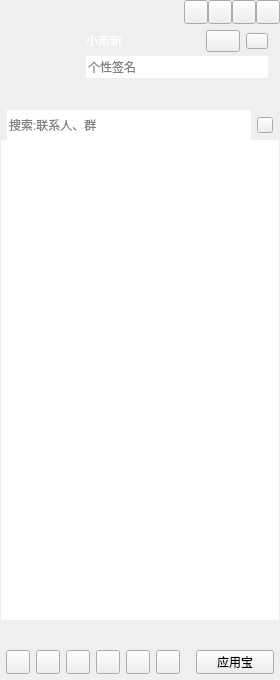
<?xml version="1.0" encoding="UTF-8"?>
<ui version="4.0">
 <class>CCMainWindowClass</class>
 <widget class="QWidget" name="CCMainWindowClass">
  <property name="geometry">
   <rect>
    <x>0</x>
    <y>0</y>
    <width>280</width>
    <height>680</height>
   </rect>
  </property>
  <property name="minimumSize">
   <size>
    <width>280</width>
    <height>680</height>
   </size>
  </property>
  <property name="maximumSize">
   <size>
    <width>280</width>
    <height>680</height>
   </size>
  </property>
  <property name="windowTitle">
   <string>CCMainWindow</string>
  </property>
  <layout class="QVBoxLayout" name="verticalLayout_6">
   <property name="spacing">
    <number>0</number>
   </property>
   <property name="leftMargin">
    <number>0</number>
   </property>
   <property name="topMargin">
    <number>0</number>
   </property>
   <property name="rightMargin">
    <number>0</number>
   </property>
   <property name="bottomMargin">
    <number>0</number>
   </property>
   <item>
    <widget class="QWidget" name="titleWidget" native="true">
     <property name="sizePolicy">
      <sizepolicy hsizetype="Expanding" vsizetype="Preferred">
       <horstretch>0</horstretch>
       <verstretch>0</verstretch>
      </sizepolicy>
     </property>
     <property name="titleskin" stdset="0">
      <bool>true</bool>
     </property>
     <layout class="QVBoxLayout" name="verticalLayout_2">
      <property name="spacing">
       <number>0</number>
      </property>
      <property name="leftMargin">
       <number>0</number>
      </property>
      <property name="topMargin">
       <number>0</number>
      </property>
      <property name="rightMargin">
       <number>0</number>
      </property>
      <property name="bottomMargin">
       <number>0</number>
      </property>
      <item>
       <layout class="QHBoxLayout" name="horizontalLayout">
        <property name="spacing">
         <number>0</number>
        </property>
        <property name="leftMargin">
         <number>12</number>
        </property>
        <item>
         <widget class="QLabel" name="titleIcon">
          <property name="sizePolicy">
           <sizepolicy hsizetype="Fixed" vsizetype="Fixed">
            <horstretch>0</horstretch>
            <verstretch>0</verstretch>
           </sizepolicy>
          </property>
          <property name="minimumSize">
           <size>
            <width>42</width>
            <height>18</height>
           </size>
          </property>
          <property name="maximumSize">
           <size>
            <width>42</width>
            <height>18</height>
           </size>
          </property>
          <property name="text">
           <string/>
          </property>
         </widget>
        </item>
        <item>
         <spacer name="horizontalSpacer">
          <property name="orientation">
           <enum>Qt::Horizontal</enum>
          </property>
          <property name="sizeHint" stdset="0">
           <size>
            <width>40</width>
            <height>20</height>
           </size>
          </property>
         </spacer>
        </item>
        <item>
         <widget class="QPushButton" name="palcehold1">
          <property name="sizePolicy">
           <sizepolicy hsizetype="Fixed" vsizetype="Fixed">
            <horstretch>0</horstretch>
            <verstretch>0</verstretch>
           </sizepolicy>
          </property>
          <property name="minimumSize">
           <size>
            <width>24</width>
            <height>24</height>
           </size>
          </property>
          <property name="maximumSize">
           <size>
            <width>24</width>
            <height>24</height>
           </size>
          </property>
          <property name="text">
           <string/>
          </property>
         </widget>
        </item>
        <item>
         <widget class="QPushButton" name="palcehold2">
          <property name="sizePolicy">
           <sizepolicy hsizetype="Fixed" vsizetype="Fixed">
            <horstretch>0</horstretch>
            <verstretch>0</verstretch>
           </sizepolicy>
          </property>
          <property name="minimumSize">
           <size>
            <width>24</width>
            <height>24</height>
           </size>
          </property>
          <property name="maximumSize">
           <size>
            <width>24</width>
            <height>24</height>
           </size>
          </property>
          <property name="text">
           <string/>
          </property>
         </widget>
        </item>
        <item>
         <widget class="QPushButton" name="sysmin">
          <property name="sizePolicy">
           <sizepolicy hsizetype="Fixed" vsizetype="Fixed">
            <horstretch>0</horstretch>
            <verstretch>0</verstretch>
           </sizepolicy>
          </property>
          <property name="minimumSize">
           <size>
            <width>24</width>
            <height>24</height>
           </size>
          </property>
          <property name="maximumSize">
           <size>
            <width>24</width>
            <height>24</height>
           </size>
          </property>
          <property name="text">
           <string/>
          </property>
         </widget>
        </item>
        <item>
         <widget class="QPushButton" name="sysclose">
          <property name="sizePolicy">
           <sizepolicy hsizetype="Fixed" vsizetype="Fixed">
            <horstretch>0</horstretch>
            <verstretch>0</verstretch>
           </sizepolicy>
          </property>
          <property name="minimumSize">
           <size>
            <width>24</width>
            <height>24</height>
           </size>
          </property>
          <property name="maximumSize">
           <size>
            <width>24</width>
            <height>24</height>
           </size>
          </property>
          <property name="text">
           <string/>
          </property>
         </widget>
        </item>
       </layout>
      </item>
      <item>
       <layout class="QHBoxLayout" name="horizontalLayout_3">
        <property name="spacing">
         <number>6</number>
        </property>
        <property name="leftMargin">
         <number>12</number>
        </property>
        <property name="topMargin">
         <number>6</number>
        </property>
        <property name="rightMargin">
         <number>12</number>
        </property>
        <property name="bottomMargin">
         <number>6</number>
        </property>
        <item>
         <widget class="QLabel" name="headLabel">
          <property name="sizePolicy">
           <sizepolicy hsizetype="Fixed" vsizetype="Fixed">
            <horstretch>0</horstretch>
            <verstretch>0</verstretch>
           </sizepolicy>
          </property>
          <property name="minimumSize">
           <size>
            <width>68</width>
            <height>68</height>
           </size>
          </property>
          <property name="maximumSize">
           <size>
            <width>68</width>
            <height>68</height>
           </size>
          </property>
          <property name="text">
           <string/>
          </property>
         </widget>
        </item>
        <item>
         <layout class="QVBoxLayout" name="verticalLayout">
          <property name="spacing">
           <number>4</number>
          </property>
          <item>
           <layout class="QHBoxLayout" name="horizontalLayout_2">
            <item>
             <widget class="QLabel" name="nameLabel">
              <property name="sizePolicy">
               <sizepolicy hsizetype="Expanding" vsizetype="Fixed">
                <horstretch>0</horstretch>
                <verstretch>0</verstretch>
               </sizepolicy>
              </property>
              <property name="minimumSize">
               <size>
                <width>0</width>
                <height>22</height>
               </size>
              </property>
              <property name="maximumSize">
               <size>
                <width>16777215</width>
                <height>22</height>
               </size>
              </property>
              <property name="styleSheet">
               <string notr="true">color: rgb(255, 255, 255);
font: 75 12pt &quot;微软雅黑&quot;;</string>
              </property>
              <property name="text">
               <string>小南新</string>
              </property>
             </widget>
            </item>
            <item>
             <widget class="QPushButton" name="stausBtn">
              <property name="sizePolicy">
               <sizepolicy hsizetype="Fixed" vsizetype="Fixed">
                <horstretch>0</horstretch>
                <verstretch>0</verstretch>
               </sizepolicy>
              </property>
              <property name="minimumSize">
               <size>
                <width>34</width>
                <height>22</height>
               </size>
              </property>
              <property name="maximumSize">
               <size>
                <width>34</width>
                <height>22</height>
               </size>
              </property>
              <property name="text">
               <string/>
              </property>
              <property name="hasborder" stdset="0">
               <bool>true</bool>
              </property>
             </widget>
            </item>
            <item>
             <widget class="QPushButton" name="levelBtn">
              <property name="sizePolicy">
               <sizepolicy hsizetype="Fixed" vsizetype="Fixed">
                <horstretch>0</horstretch>
                <verstretch>0</verstretch>
               </sizepolicy>
              </property>
              <property name="minimumSize">
               <size>
                <width>22</width>
                <height>16</height>
               </size>
              </property>
              <property name="maximumSize">
               <size>
                <width>22</width>
                <height>16</height>
               </size>
              </property>
              <property name="text">
               <string/>
              </property>
              <property name="hasborder" stdset="0">
               <bool>true</bool>
              </property>
             </widget>
            </item>
           </layout>
          </item>
          <item>
           <widget class="QLineEdit" name="lineEdit">
            <property name="minimumSize">
             <size>
              <width>0</width>
              <height>22</height>
             </size>
            </property>
            <property name="maximumSize">
             <size>
              <width>16777215</width>
              <height>22</height>
             </size>
            </property>
            <property name="frame">
             <bool>false</bool>
            </property>
            <property name="placeholderText">
             <string>个性签名</string>
            </property>
           </widget>
          </item>
          <item>
           <widget class="QWidget" name="appWidget" native="true">
            <property name="sizePolicy">
             <sizepolicy hsizetype="Expanding" vsizetype="Fixed">
              <horstretch>0</horstretch>
              <verstretch>0</verstretch>
             </sizepolicy>
            </property>
            <property name="minimumSize">
             <size>
              <width>0</width>
              <height>22</height>
             </size>
            </property>
            <property name="maximumSize">
             <size>
              <width>16777215</width>
              <height>22</height>
             </size>
            </property>
           </widget>
          </item>
         </layout>
        </item>
       </layout>
      </item>
     </layout>
    </widget>
   </item>
   <item>
    <widget class="QWidget" name="widget" native="true">
     <property name="sizePolicy">
      <sizepolicy hsizetype="Expanding" vsizetype="Expanding">
       <horstretch>0</horstretch>
       <verstretch>0</verstretch>
      </sizepolicy>
     </property>
     <layout class="QVBoxLayout" name="verticalLayout_4">
      <property name="spacing">
       <number>0</number>
      </property>
      <property name="leftMargin">
       <number>1</number>
      </property>
      <property name="topMargin">
       <number>0</number>
      </property>
      <property name="rightMargin">
       <number>1</number>
      </property>
      <property name="bottomMargin">
       <number>0</number>
      </property>
      <item>
       <widget class="QWidget" name="searchWidget" native="true">
        <property name="sizePolicy">
         <sizepolicy hsizetype="Expanding" vsizetype="Fixed">
          <horstretch>0</horstretch>
          <verstretch>0</verstretch>
         </sizepolicy>
        </property>
        <property name="minimumSize">
         <size>
          <width>0</width>
          <height>30</height>
         </size>
        </property>
        <property name="maximumSize">
         <size>
          <width>16777215</width>
          <height>30</height>
         </size>
        </property>
        <layout class="QHBoxLayout" name="horizontalLayout_4">
         <property name="spacing">
          <number>6</number>
         </property>
         <property name="leftMargin">
          <number>6</number>
         </property>
         <property name="topMargin">
          <number>0</number>
         </property>
         <property name="rightMargin">
          <number>6</number>
         </property>
         <property name="bottomMargin">
          <number>0</number>
         </property>
         <item>
          <widget class="QLineEdit" name="searchLineEdit">
           <property name="minimumSize">
            <size>
             <width>0</width>
             <height>30</height>
            </size>
           </property>
           <property name="maximumSize">
            <size>
             <width>16777215</width>
             <height>30</height>
            </size>
           </property>
           <property name="frame">
            <bool>false</bool>
           </property>
           <property name="placeholderText">
            <string>搜索:联系人、群</string>
           </property>
          </widget>
         </item>
         <item>
          <widget class="QPushButton" name="searchBtn">
           <property name="sizePolicy">
            <sizepolicy hsizetype="Fixed" vsizetype="Fixed">
             <horstretch>0</horstretch>
             <verstretch>0</verstretch>
            </sizepolicy>
           </property>
           <property name="minimumSize">
            <size>
             <width>16</width>
             <height>16</height>
            </size>
           </property>
           <property name="maximumSize">
            <size>
             <width>16</width>
             <height>16</height>
            </size>
           </property>
           <property name="text">
            <string/>
           </property>
          </widget>
         </item>
        </layout>
       </widget>
      </item>
      <item>
       <widget class="QScrollArea" name="scrollArea">
        <property name="frameShape">
         <enum>QFrame::NoFrame</enum>
        </property>
        <property name="widgetResizable">
         <bool>true</bool>
        </property>
        <widget class="QWidget" name="scrollAreaWidgetContents">
         <property name="geometry">
          <rect>
           <x>0</x>
           <y>0</y>
           <width>278</width>
           <height>474</height>
          </rect>
         </property>
         <property name="sizePolicy">
          <sizepolicy hsizetype="Expanding" vsizetype="Expanding">
           <horstretch>0</horstretch>
           <verstretch>0</verstretch>
          </sizepolicy>
         </property>
         <layout class="QVBoxLayout" name="verticalLayout_3">
          <property name="spacing">
           <number>0</number>
          </property>
          <property name="leftMargin">
           <number>0</number>
          </property>
          <property name="topMargin">
           <number>0</number>
          </property>
          <property name="rightMargin">
           <number>0</number>
          </property>
          <property name="bottomMargin">
           <number>0</number>
          </property>
          <item>
           <widget class="QTreeWidget" name="treeWidget">
            <property name="frameShape">
             <enum>QFrame::NoFrame</enum>
            </property>
            <property name="verticalScrollBarPolicy">
             <enum>Qt::ScrollBarAlwaysOff</enum>
            </property>
            <property name="horizontalScrollBarPolicy">
             <enum>Qt::ScrollBarAlwaysOff</enum>
            </property>
            <property name="editTriggers">
             <set>QAbstractItemView::AllEditTriggers</set>
            </property>
            <property name="indentation">
             <number>0</number>
            </property>
            <property name="headerHidden">
             <bool>true</bool>
            </property>
            <property name="expandsOnDoubleClick">
             <bool>false</bool>
            </property>
            <attribute name="headerVisible">
             <bool>false</bool>
            </attribute>
            <attribute name="headerMinimumSectionSize">
             <number>29</number>
            </attribute>
            <attribute name="headerDefaultSectionSize">
             <number>100</number>
            </attribute>
            <column>
             <property name="text">
              <string notr="true">1</string>
             </property>
            </column>
           </widget>
          </item>
         </layout>
        </widget>
       </widget>
      </item>
     </layout>
    </widget>
   </item>
   <item>
    <widget class="QWidget" name="bottomWidget" native="true">
     <property name="sizePolicy">
      <sizepolicy hsizetype="Expanding" vsizetype="Fixed">
       <horstretch>0</horstretch>
       <verstretch>0</verstretch>
      </sizepolicy>
     </property>
     <property name="minimumSize">
      <size>
       <width>0</width>
       <height>60</height>
      </size>
     </property>
     <property name="maximumSize">
      <size>
       <width>16777215</width>
       <height>60</height>
      </size>
     </property>
     <property name="bottomskin" stdset="0">
      <bool>true</bool>
     </property>
     <layout class="QVBoxLayout" name="verticalLayout_5" stretch="1,1">
      <property name="spacing">
       <number>6</number>
      </property>
      <property name="leftMargin">
       <number>6</number>
      </property>
      <property name="topMargin">
       <number>6</number>
      </property>
      <property name="rightMargin">
       <number>6</number>
      </property>
      <property name="bottomMargin">
       <number>6</number>
      </property>
      <item>
       <layout class="QHBoxLayout" name="bottomLayout_up">
        <property name="spacing">
         <number>6</number>
        </property>
       </layout>
      </item>
      <item>
       <layout class="QHBoxLayout" name="horizontalLayout_5">
        <property name="spacing">
         <number>6</number>
        </property>
        <item>
         <widget class="QPushButton" name="bottomBtn_1">
          <property name="sizePolicy">
           <sizepolicy hsizetype="Fixed" vsizetype="Fixed">
            <horstretch>0</horstretch>
            <verstretch>0</verstretch>
           </sizepolicy>
          </property>
          <property name="minimumSize">
           <size>
            <width>24</width>
            <height>24</height>
           </size>
          </property>
          <property name="maximumSize">
           <size>
            <width>24</width>
            <height>24</height>
           </size>
          </property>
          <property name="text">
           <string/>
          </property>
         </widget>
        </item>
        <item>
         <widget class="QPushButton" name="bottomBtn_2">
          <property name="sizePolicy">
           <sizepolicy hsizetype="Fixed" vsizetype="Fixed">
            <horstretch>0</horstretch>
            <verstretch>0</verstretch>
           </sizepolicy>
          </property>
          <property name="minimumSize">
           <size>
            <width>24</width>
            <height>24</height>
           </size>
          </property>
          <property name="maximumSize">
           <size>
            <width>24</width>
            <height>24</height>
           </size>
          </property>
          <property name="text">
           <string/>
          </property>
         </widget>
        </item>
        <item>
         <widget class="QPushButton" name="bottomBtn_3">
          <property name="sizePolicy">
           <sizepolicy hsizetype="Fixed" vsizetype="Fixed">
            <horstretch>0</horstretch>
            <verstretch>0</verstretch>
           </sizepolicy>
          </property>
          <property name="minimumSize">
           <size>
            <width>24</width>
            <height>24</height>
           </size>
          </property>
          <property name="maximumSize">
           <size>
            <width>24</width>
            <height>24</height>
           </size>
          </property>
          <property name="text">
           <string/>
          </property>
         </widget>
        </item>
        <item>
         <widget class="QPushButton" name="bottomBtn_4">
          <property name="sizePolicy">
           <sizepolicy hsizetype="Fixed" vsizetype="Fixed">
            <horstretch>0</horstretch>
            <verstretch>0</verstretch>
           </sizepolicy>
          </property>
          <property name="minimumSize">
           <size>
            <width>24</width>
            <height>24</height>
           </size>
          </property>
          <property name="maximumSize">
           <size>
            <width>24</width>
            <height>24</height>
           </size>
          </property>
          <property name="text">
           <string/>
          </property>
         </widget>
        </item>
        <item>
         <widget class="QPushButton" name="bottomBtn_5">
          <property name="sizePolicy">
           <sizepolicy hsizetype="Fixed" vsizetype="Fixed">
            <horstretch>0</horstretch>
            <verstretch>0</verstretch>
           </sizepolicy>
          </property>
          <property name="minimumSize">
           <size>
            <width>24</width>
            <height>24</height>
           </size>
          </property>
          <property name="maximumSize">
           <size>
            <width>24</width>
            <height>24</height>
           </size>
          </property>
          <property name="text">
           <string/>
          </property>
         </widget>
        </item>
        <item>
         <widget class="QPushButton" name="bottomBtn_6">
          <property name="sizePolicy">
           <sizepolicy hsizetype="Fixed" vsizetype="Fixed">
            <horstretch>0</horstretch>
            <verstretch>0</verstretch>
           </sizepolicy>
          </property>
          <property name="minimumSize">
           <size>
            <width>24</width>
            <height>24</height>
           </size>
          </property>
          <property name="maximumSize">
           <size>
            <width>24</width>
            <height>24</height>
           </size>
          </property>
          <property name="text">
           <string/>
          </property>
         </widget>
        </item>
        <item>
         <spacer name="horizontalSpacer_2">
          <property name="orientation">
           <enum>Qt::Horizontal</enum>
          </property>
          <property name="sizeHint" stdset="0">
           <size>
            <width>13</width>
            <height>20</height>
           </size>
          </property>
         </spacer>
        </item>
        <item>
         <widget class="QPushButton" name="bottomBtn_7">
          <property name="sizePolicy">
           <sizepolicy hsizetype="Preferred" vsizetype="Fixed">
            <horstretch>0</horstretch>
            <verstretch>0</verstretch>
           </sizepolicy>
          </property>
          <property name="minimumSize">
           <size>
            <width>24</width>
            <height>24</height>
           </size>
          </property>
          <property name="maximumSize">
           <size>
            <width>86</width>
            <height>24</height>
           </size>
          </property>
          <property name="text">
           <string>应用宝</string>
          </property>
         </widget>
        </item>
       </layout>
      </item>
     </layout>
    </widget>
   </item>
  </layout>
 </widget>
 <layoutdefault spacing="6" margin="11"/>
 <resources>
  <include location="CCMainWindow.qrc"/>
 </resources>
 <connections/>
</ui>
